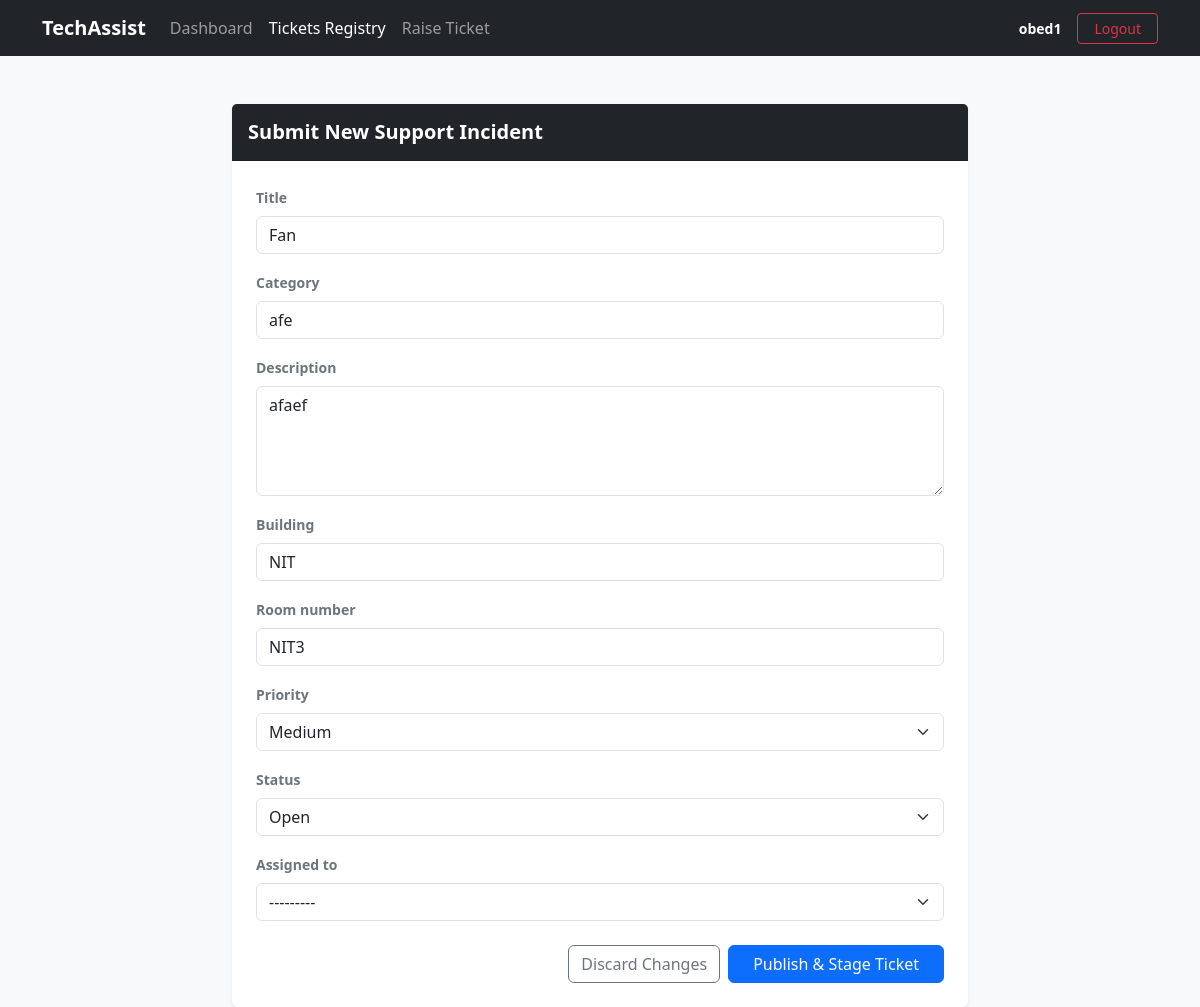
The page /tickets/1/edit/ (signed in) on the database as committed earlier.
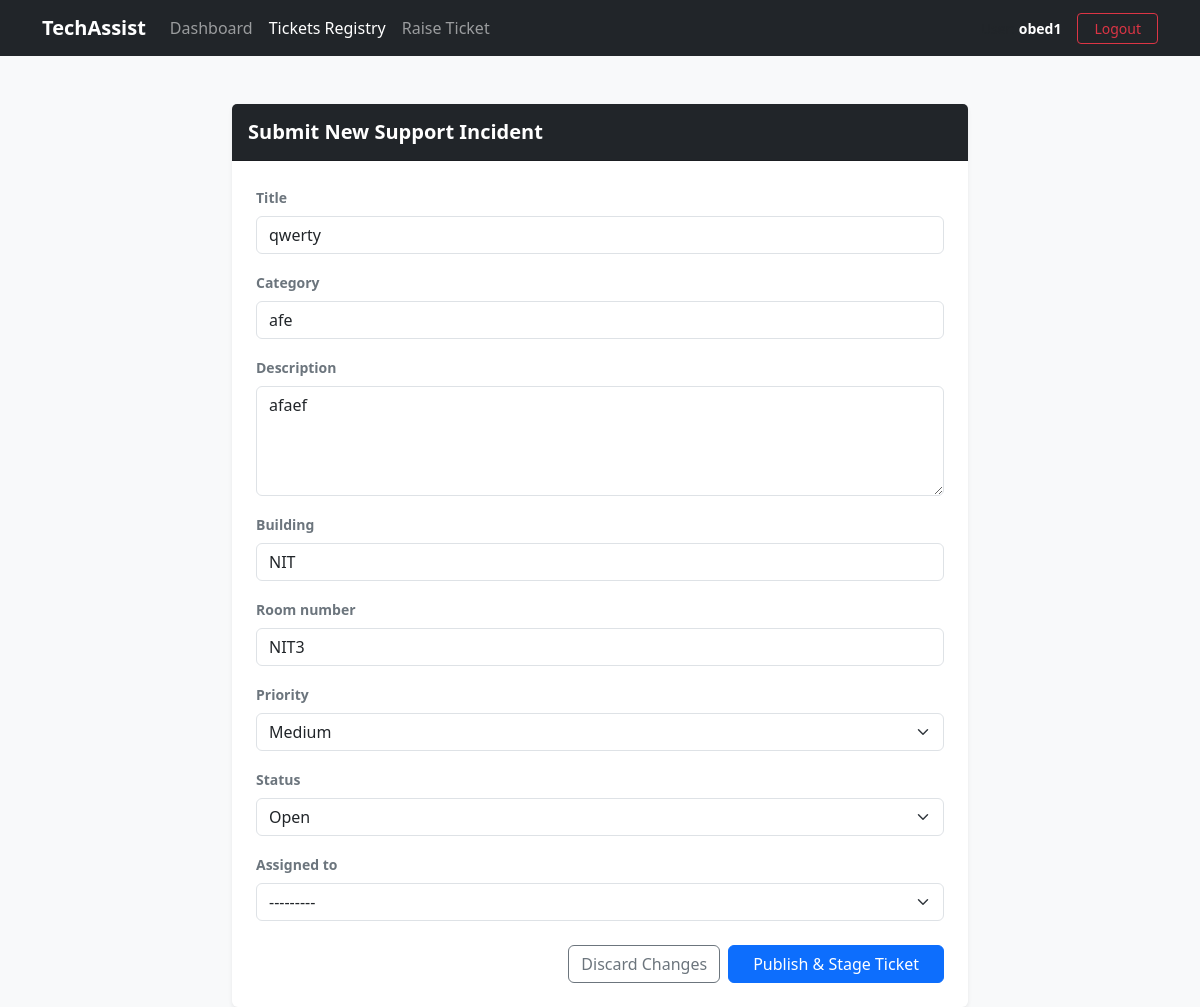
The same page on the database as committed later.
### tickets/models.py (models this page shows, shortened)
class Ticket(models.Model):
    STATUS_CHOICES = [
        ('OPEN', 'Open'),
        ('IN_PROGRESS', 'In Progress'),
        ('PENDING', 'Pending'),
        ('RESOLVED', 'Resolved'),
        ('CLOSED', 'Closed'),
    ]
    PRIORITY_CHOICES = [
        ('LOW', 'Low'),
        ('MEDIUM', 'Medium'),
        ('HIGH', 'High'),
        ('URGENT', 'Urgent'),
    ]
    title = models.CharField(max_length=250)
    description = models.TextField()
    category = models.CharField(max_length=100)  # Hardware, Network, Software etc.
    building = models.CharField(max_length=100)
    room_number = models.CharField(max_length=50)
    priority = models.CharField(max_length=10, choices=PRIORITY_CHOICES, default='MEDIUM')
    status = models.CharField(max_length=20, choices=STATUS_CHOICES, default='OPEN')
    created_by = models.ForeignKey(User, on_delete=models.CASCADE, related_name='tickets_created')
    assigned_to = models.ForeignKey(User, on_delete=models.SET_NULL, null=True, blank=True, related_name='tickets_assigned')
    created_at = models.DateTimeField(auto_now_add=True)
    updated_at = models.DateTimeField(auto_now=True)

### tickets/views.py (the view)
# urls.py: path('tickets/<int:pk>/edit/', TicketUpdateView.as_view(), name='ticket-update'),
class TicketUpdateView(LoginRequiredMixin, UpdateView):
    model = Ticket
    fields = ['title', 'category', 'description', 'building', 'room_number', 'priority', 'status', 'assigned_to']
    template_name = 'tickets/ticket_form.html'
    success_url = reverse_lazy('ticket-list')

### templates/tickets/ticket_form.html (shortened to what this page needs)
{% extends 'base.html' %}
{% load widget_tweaks %}
{% block content %}
<div class="row justify-content-center">
    <div class="col-md-8">
        <div class="card shadow-sm border-0">
            <div class="card-header bg-dark text-white py-3">
                <h5 class="mb-0 fw-bold">Submit New Support Incident</h5>
            </div>
            <div class="card-body p-4">
                <form method="post" novalidate>
                    {% for field in form %}
                        <div class="mb-3">
                            <label class="form-label fw-bold text-secondary small">{{ field.label }}</label>
                            {% if field.field.widget.input_type == "select" %}
                                {% render_field field class="form-select" %}
                            {% elif field.label == "Description" %}
                                {% render_field field class="form-control" rows="4" placeholder="Describe the hardware, network, or software error in detail..." %}
                            {% elif field.label == "Building" %}
                                {% render_field field id="id_building" class="form-control" placeholder="Input parameters accurately..." %}
                            {% elif field.label == "Room number" or field.label == "Room Number" %}
                                {% render_field field id="id_room_number" class="form-control" placeholder="Input parameters accurately..." %}
                            {% else %}
                                {% render_field field class="form-control" placeholder="Input parameters accurately..." %}
                            {% endif %}
                        </div>
                    {% endfor %}
                    <div class="d-flex justify-content-end gap-2 mt-4">
                        <a href="{% url 'ticket-list' %}" class="btn btn-outline-secondary">Discard Changes</a>
                        <button type="submit" class="btn btn-primary px-4">Publish & Stage Ticket</button>
                    </div>
                </form>
            </div>
        </div>
    </div>
</div>
{% endblock %}

Rows that differ between the two databases and show on the page:
changed Ticket "afe": title "Fan" → "qwerty"
